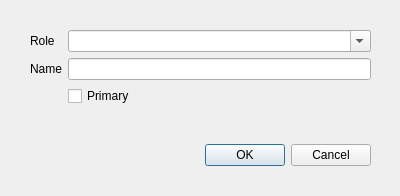
<?xml version="1.0" encoding="UTF-8"?>
<ui version="4.0">
 <class>dialogCreditEditor</class>
 <widget class="QDialog" name="dialogCreditEditor">
  <property name="geometry">
   <rect>
    <x>0</x>
    <y>0</y>
    <width>400</width>
    <height>196</height>
   </rect>
  </property>
  <property name="windowTitle">
   <string>Modify Credit</string>
  </property>
  <property name="sizeGripEnabled">
   <bool>false</bool>
  </property>
  <widget class="QDialogButtonBox" name="buttonBox">
   <property name="geometry">
    <rect>
     <x>180</x>
     <y>140</y>
     <width>191</width>
     <height>30</height>
    </rect>
   </property>
   <property name="orientation">
    <enum>Qt::Horizontal</enum>
   </property>
   <property name="standardButtons">
    <set>QDialogButtonBox::Cancel|QDialogButtonBox::Ok</set>
   </property>
  </widget>
  <widget class="QWidget" name="formLayoutWidget">
   <property name="geometry">
    <rect>
     <x>30</x>
     <y>30</y>
     <width>341</width>
     <height>91</height>
    </rect>
   </property>
   <layout class="QFormLayout" name="formLayout">
    <item row="1" column="0">
     <widget class="QLabel" name="label">
      <property name="text">
       <string>Role</string>
      </property>
     </widget>
    </item>
    <item row="1" column="1">
     <widget class="QComboBox" name="cbRole">
      <property name="editable">
       <bool>true</bool>
      </property>
     </widget>
    </item>
    <item row="2" column="1">
     <widget class="QLineEdit" name="leName"/>
    </item>
    <item row="2" column="0">
     <widget class="QLabel" name="label_2">
      <property name="text">
       <string>Name</string>
      </property>
     </widget>
    </item>
    <item row="3" column="1">
     <widget class="QCheckBox" name="cbPrimary">
      <property name="text">
       <string>Primary</string>
      </property>
     </widget>
    </item>
   </layout>
  </widget>
 </widget>
 <resources/>
 <connections>
  <connection>
   <sender>buttonBox</sender>
   <signal>accepted()</signal>
   <receiver>dialogCreditEditor</receiver>
   <slot>accept()</slot>
   <hints>
    <hint type="sourcelabel">
     <x>248</x>
     <y>254</y>
    </hint>
    <hint type="destinationlabel">
     <x>157</x>
     <y>274</y>
    </hint>
   </hints>
  </connection>
  <connection>
   <sender>buttonBox</sender>
   <signal>rejected()</signal>
   <receiver>dialogCreditEditor</receiver>
   <slot>reject()</slot>
   <hints>
    <hint type="sourcelabel">
     <x>316</x>
     <y>260</y>
    </hint>
    <hint type="destinationlabel">
     <x>286</x>
     <y>274</y>
    </hint>
   </hints>
  </connection>
 </connections>
</ui>
